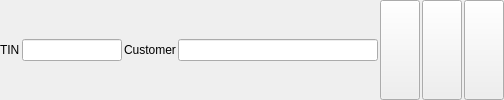
    <widget class="QWidget" name="widget_8" native="true">
     <property name="minimumSize">
      <size>
       <width>0</width>
       <height>0</height>
      </size>
     </property>
     <layout class="QHBoxLayout" name="horizontalLayout_8">
      <property name="spacing">
       <number>2</number>
      </property>
      <property name="leftMargin">
       <number>0</number>
      </property>
      <property name="topMargin">
       <number>0</number>
      </property>
      <property name="rightMargin">
       <number>0</number>
      </property>
      <property name="bottomMargin">
       <number>0</number>
      </property>
      <item>
       <widget class="QLabel" name="lbCustomer_2">
        <property name="sizePolicy">
         <sizepolicy hsizetype="Minimum" vsizetype="Preferred">
          <horstretch>0</horstretch>
          <verstretch>0</verstretch>
         </sizepolicy>
        </property>
        <property name="text">
         <string>TIN</string>
        </property>
       </widget>
      </item>
      <item>
       <widget class="C5LineEdit" name="leTIN">
        <property name="minimumSize">
         <size>
          <width>0</width>
          <height>0</height>
         </size>
        </property>
        <property name="maximumSize">
         <size>
          <width>100</width>
          <height>16777215</height>
         </size>
        </property>
        <property name="font">
         <font>
          <bold>true</bold>
         </font>
        </property>
        <property name="focusPolicy">
         <enum>Qt::FocusPolicy::ClickFocus</enum>
        </property>
        <property name="maxLength">
         <number>16</number>
        </property>
        <property name="readOnly">
         <bool>false</bool>
        </property>
       </widget>
      </item>
      <item>
       <widget class="QLabel" name="lbPartner">
        <property name="sizePolicy">
         <sizepolicy hsizetype="Minimum" vsizetype="Preferred">
          <horstretch>0</horstretch>
          <verstretch>0</verstretch>
         </sizepolicy>
        </property>
        <property name="font">
         <font>
          <bold>false</bold>
         </font>
        </property>
        <property name="text">
         <string>Customer</string>
        </property>
       </widget>
      </item>
      <item>
       <widget class="C5LineEdit" name="leCustomer">
        <property name="sizePolicy">
         <sizepolicy hsizetype="Expanding" vsizetype="Fixed">
          <horstretch>2</horstretch>
          <verstretch>0</verstretch>
         </sizepolicy>
        </property>
        <property name="minimumSize">
         <size>
          <width>200</width>
          <height>0</height>
         </size>
        </property>
        <property name="maximumSize">
         <size>
          <width>16777215</width>
          <height>16777215</height>
         </size>
        </property>
        <property name="font">
         <font>
          <bold>false</bold>
         </font>
        </property>
        <property name="focusPolicy">
         <enum>Qt::FocusPolicy::NoFocus</enum>
        </property>
        <property name="readOnly">
         <bool>true</bool>
        </property>
       </widget>
      </item>
      <item>
       <widget class="QPushButton" name="btnSearchPartner">
        <property name="sizePolicy">
         <sizepolicy hsizetype="Preferred" vsizetype="Preferred">
          <horstretch>0</horstretch>
          <verstretch>0</verstretch>
         </sizepolicy>
        </property>
        <property name="focusPolicy">
         <enum>Qt::FocusPolicy::NoFocus</enum>
        </property>
        <property name="text">
         <string/>
        </property>
        <property name="icon">
         <iconset resource="../resources/res.qrc">
          <normaloff>:/search.png</normaloff>:/search.png</iconset>
        </property>
       </widget>
      </item>
      <item>
       <widget class="QPushButton" name="btnAddPartner">
        <property name="sizePolicy">
         <sizepolicy hsizetype="Preferred" vsizetype="Preferred">
          <horstretch>0</horstretch>
          <verstretch>0</verstretch>
         </sizepolicy>
        </property>
        <property name="focusPolicy">
         <enum>Qt::FocusPolicy::NoFocus</enum>
        </property>
        <property name="text">
         <string/>
        </property>
        <property name="icon">
         <iconset resource="../resources/res.qrc">
          <normaloff>:/add.png</normaloff>:/add.png</iconset>
        </property>
       </widget>
      </item>
      <item>
       <widget class="QPushButton" name="btnRemovePartner">
        <property name="sizePolicy">
         <sizepolicy hsizetype="Preferred" vsizetype="Preferred">
          <horstretch>0</horstretch>
          <verstretch>0</verstretch>
         </sizepolicy>
        </property>
        <property name="focusPolicy">
         <enum>Qt::FocusPolicy::NoFocus</enum>
        </property>
        <property name="text">
         <string/>
        </property>
        <property name="icon">
         <iconset resource="../resources/res.qrc">
          <normaloff>:/remove.png</normaloff>:/remove.png</iconset>
        </property>
       </widget>
      </item>
     </layout>
    </widget>
